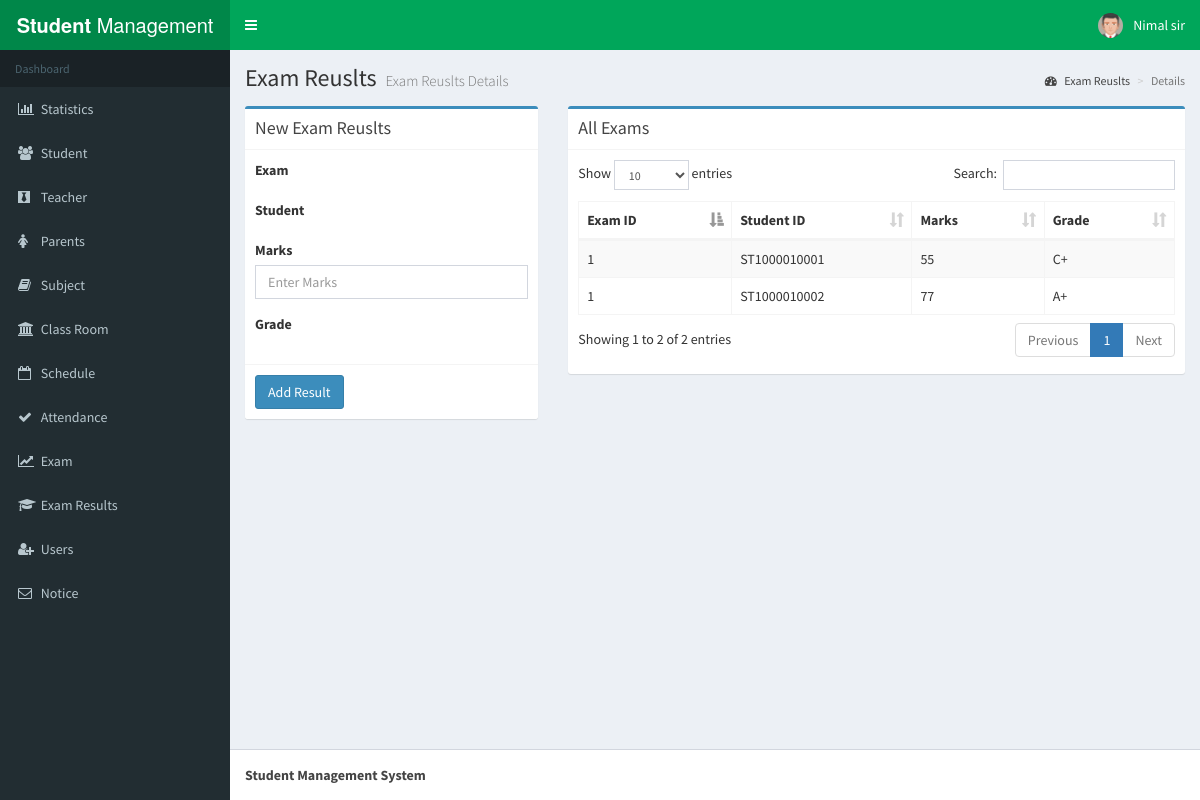
The app's page /examresults.php (signed in) with its own data.
### tables this page shows
CREATE TABLE `examresult` (
  `exam` int(11) NOT NULL,
  `student` varchar(50) NOT NULL,
  `marks` int(10) NOT NULL,
  `grade` varchar(10) NOT NULL
);

### examresults.php (the view, shortened to what this page needs)
<?php session_start();
include_once 'database.php';
?>
<!DOCTYPE html>
<html>
<head>
  <link rel="stylesheet" href="bower_components/bootstrap/dist/css/bootstrap.min.css">
  <link rel="stylesheet" href="bower_components/font-awesome/css/font-awesome.min.css">
  <link rel="stylesheet" href="bower_components/Ionicons/css/ionicons.min.css">
    <link rel="stylesheet" href="bower_components/datatables.net-bs/css/dataTables.bootstrap.min.css">
  <link rel="stylesheet" href="bower_components/bootstrap-daterangepicker/daterangepicker.css">
    <link rel="stylesheet" href="plugins/timepicker/bootstrap-timepicker.min.css">
  <link rel="stylesheet" href="bower_components/bootstrap-datepicker/dist/css/bootstrap-datepicker.min.css">
  <link rel="stylesheet" href="bower_components/select2/dist/css/select2.min.css">
  <link rel="stylesheet" href="dist/css/AdminLTE.min.css">
  <link rel="stylesheet" href="dist/css/skins/_all-skins.min.css">
</head>
<body class="hold-transition skin-green sidebar-mini">
<div class="wrapper">
 <?php include_once 'header.php'; ?>
  <?php include_once 'sidebar.php'; ?>
  <div class="content-wrapper">
    <section class="content-header">
      <h1>
        Exam Reuslts
        <small>Exam Reuslts Details</small>
      </h1>
      <ol class="breadcrumb">
        <li><a href="#"><i class="fa fa-dashboard"></i> Exam Reuslts</a></li>
        <li class="active">Details</li>
      </ol>
    </section>
    <section class="content">
 <div class="row">
 <div class="col-xs-4">
          <div class="box box-primary">
            <div class="box-header with-border">
              <h3 class="box-title">New Exam Reuslts</h3>
            </div>
            <form role="form" method="POST" >
              <div class="box-body">
                <div class="form-group">
                <label>Exam</label>
                </div>
                <div class="form-group">
                <label>Student</label>
                </div>
                <div class="form-group">
                  <label for="exampleInputPassword1">Marks</label>
                  <input name="marks" type="text" class="form-control" id="exampleInputPassword1" placeholder="Enter Marks" required>
                </div>
                <div class="form-group">
                <label>Grade </label>
                </div>
              </div>
              <div class="box-footer">
                <button type="submit" name="submit" value="submit" class="btn btn-primary">Add Result</button>
              </div>
            </form>
          </div></div>
          <div class="col-xs-8">
          <div class="box box-primary">
            <div class="box-header with-border">
              <h3 class="box-title">All Exams</h3>
            </div>
            <div class="box-body">
              <table id="example1" class="table table-bordered table-striped">
                <thead>
                <tr>
                  <th>Exam ID</th>
                  <th>Student ID</th>
                  <th>Marks</th>
                  <th>Grade</th>
                </tr>
                </thead>
                <tbody>
                  <?php
                  $sql = "SELECT * FROM examresult";
                  $result = $conn->query($sql);
                  if ($result->num_rows > 0) {
                     while($row = $result->fetch_assoc()) {
                      echo "<tr><td> " . $row["exam"]. " </td><td> " . $row["student"]." </td><td> " . $row["marks"]." </td><td> " . $row["grade"]. "</td></tr>";
                       }
                                  }
                  ?>
                </tbody>
              </table>
            </div>
          </div>
          </div>
        </div>
    </section>
  </div>
 <?php include_once 'footer.php'; ?>
</div>
</body>
</html>

### records on screen
examresult: exam "1", student "ST1000010001", marks "55", grade "C+"
examresult: exam "1", student "ST1000010002", marks "77", grade "A+"

### other values on screen
$_SESSION['user'] "Nimal sir"
